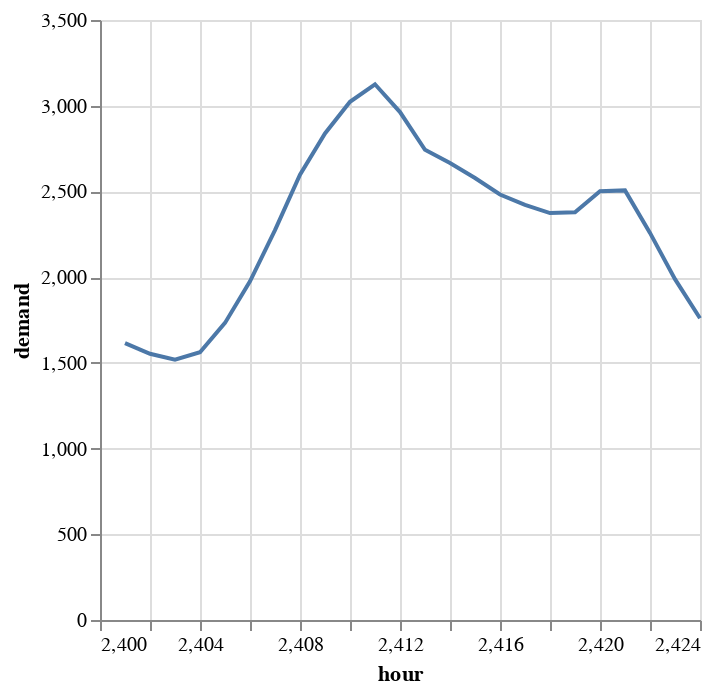

Notebook cell for this chart:
### Code cell
loads_multi |>
@vlplot(:line, 
    x=:hour, y=:demand)

### Figure 1 — Vega-Lite specification as saved in the notebook (floating-point values rounded to 4 significant figures)
{"data": {"values": [{"demand": 1615, "hour": 2401}, {"demand": 1553, "hour": 2402}, {"demand": 1518, "hour": 2403}, {"demand": 1562, "hour": 2404}, {"demand": 1733, "hour": 2405}, {"demand": 1976, "hour": 2406}, {"demand": 2274, "hour": 2407}, {"demand": 2597, "hour": 2408}, {"demand": 2838, "hour": 2409}, {"demand": 3023, "hour": 2410}, {"demand": 3125, "hour": 2411}, {"demand": 2963, "hour": 2412}, {"demand": 2743, "hour": 2413}, {"demand": 2666, "hour": 2414}, {"demand": 2578, "hour": 2415}, {"demand": 2482, "hour": 2416}, {"demand": 2422, "hour": 2417}, {"demand": 2374, "hour": 2418}, {"demand": 2378, "hour": 2419}, {"demand": 2501, "hour": 2420}, {"demand": 2506, "hour": 2421}, {"demand": 2258, "hour": 2422}, {"demand": 1988, "hour": 2423}, {"demand": 1760, "hour": 2424}]}, "encoding": {"x": {"field": "hour", "type": "quantitative"}, "y": {"field": "demand", "type": "quantitative"}}, "mark": "line"}
